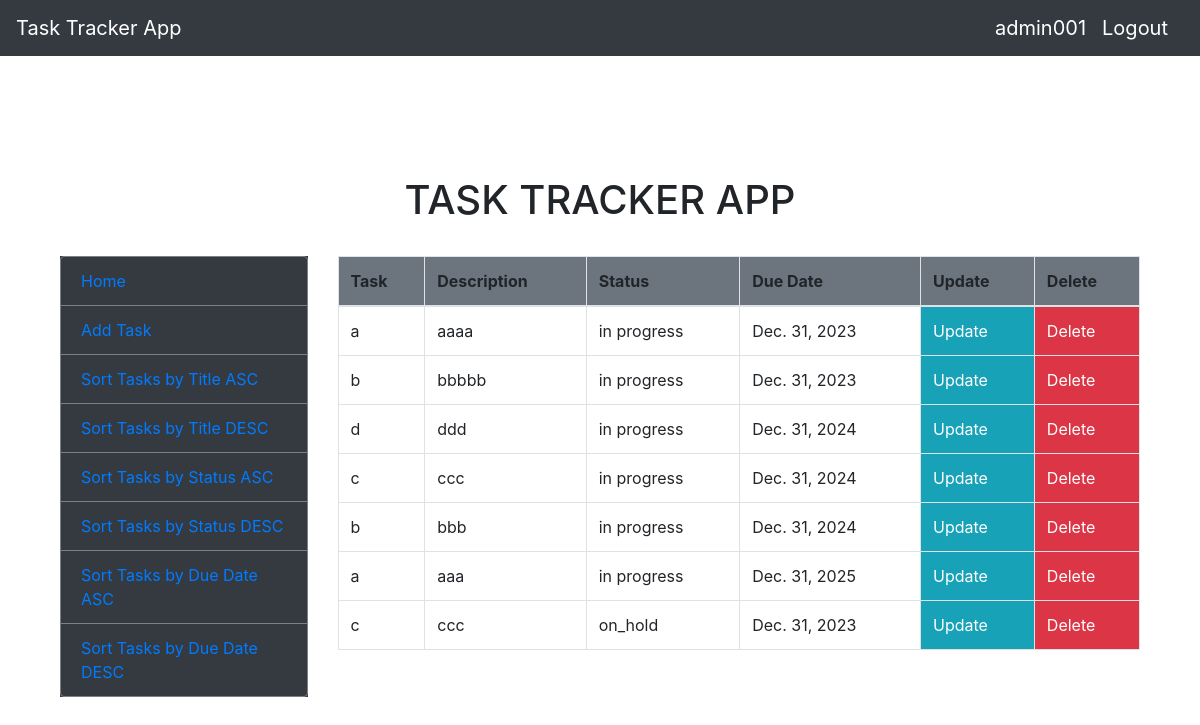
The page /sort_tasks_by_status_asc (signed in) on the database its author committed.
### task_tracker/models.py (models this page shows, shortened)
class Task(models.Model):
    TASK_STATUS_CHOICES = (
        ('in_progress', 'In Progress'),
        ('on_hold', 'On Hold'),
        ('completed', 'Completed'),
        ('cancelled', 'Cancelled'),
    )
    user = models.ForeignKey(User, on_delete=models.CASCADE, null=True, related_name='tasks')
    task = models.CharField(max_length=255)
    description = models.TextField()
    status = models.CharField(max_length=255, choices=TASK_STATUS_CHOICES, default='in progress')
    due_date = models.DateField(blank=False)
    created_date = models.DateTimeField(auto_now_add=True)

### task_tracker/views.py (the view)
# urls.py: path('sort_tasks_by_status_asc', views.sort_tasks_by_status_asc, name='sort_tasks_by_status_asc'),
def sort_tasks_by_status_asc(request):
    if request.user.is_authenticated:
        all_tasks = Task.objects.filter(user=request.user).order_by('status')
        return render(request, 'sort_tasks_by_status_asc.html', {'all_tasks':all_tasks})
    else:
        messages.success(request,'You have to be logged in to view this page')
        return redirect('login_view')

### task_tracker/templates/sort_tasks_by_status_asc.html
{% extends 'base.html' %}
{% load crispy_forms_tags %}
{% block content %}
{% include 'tables.html' %}
{% endblock %}

### task_tracker/templates/base.html (shortened to what this page needs)
<!doctype html>
<html lang="en">
  <head>
    <link rel="stylesheet" href="https://cdn.jsdelivr.net/npm/bootstrap@4.0.0/dist/css/bootstrap.min.css">
  </head>
  <body>
    <nav class="navbar navbar-expand-lg navbar-dark bg-dark">
        <a class="navbar-brand" href="{% url 'home' %}">Task Tracker App</a>
        <div class="collapse navbar-collapse" id="navbarSupportedContent">
        {% if user.is_authenticated %}
        <a class="navbar-brand" href="{% url 'home' %}">{{ user.username }}</a>
        <a class="navbar-brand" href="{% url 'logout_view' %}">Logout</a>
        {% else %}
        <a class="navbar-brand" href="{% url 'login_view' %}">Login</a>
        <a class="navbar-brand" href="{% url 'register' %}">Register</a>
        {% endif %}
      </div>
    </nav>
    <div class="container">
      <br><br>
        <br>
        {% block content %}
        {% endblock %}
    </div>
  </body>
</html>

### task_tracker/templates/tables.html (shortened to what this page needs)
<br><br>
<h1 class="text-center">TASK TRACKER APP</h1>
<br>
<div class="container">
  <div class="row">
    {% include 'menu.html' %}
    <div class="col-lg-9">
      {% if all_tasks %}
    <div class="table-responsive">
      <table class="table table-bordered">
        <thead>
          <tr class="bg-secondary">
            <th>Task</th>
            <th>Description</th>
            <th>Status</th>
            <th>Due Date</th>
            <th>Update</th>
            <th>Delete</th>
          </tr>
        </thead>
        <tbody>
          {% for task in all_tasks %}
          <tr>
            <td>{{ task.task }}</td>
            <td>{{ task.description }}</td>
            <td>{{ task.status }}</td>
            <td>{{ task.due_date }}</td>
            <td class="bg-info"><a href="{% url 'edit' task.pk %}" class="text-white">Update</a></td>
            <td class="bg-danger"><a href="{% url 'delete' task.pk %}" class="text-white">Delete</a></td>
          </tr>
          {% endfor %}
        </tbody>
      </table>
    </div>
      {% endif %}
    </div>
  </div>
</div>

### rows shown on the page
Task: task "a", description "aaaa", status "in progress", due_date "Dec. 31, 2023"
Task: task "b", description "bbbbb", status "in progress", due_date "Dec. 31, 2023"
Task: task "d", description "ddd", status "in progress", due_date "Dec. 31, 2024"
Task: task "c", description "ccc", status "in progress", due_date "Dec. 31, 2024"
Task: task "b", description "bbb", status "in progress", due_date "Dec. 31, 2024"
Task: task "a", description "aaa", status "in progress", due_date "Dec. 31, 2025"
Task: task "c", description "ccc", status "on_hold", due_date "Dec. 31, 2023"

### other values the page prints
{{ user.username }} "admin001"
